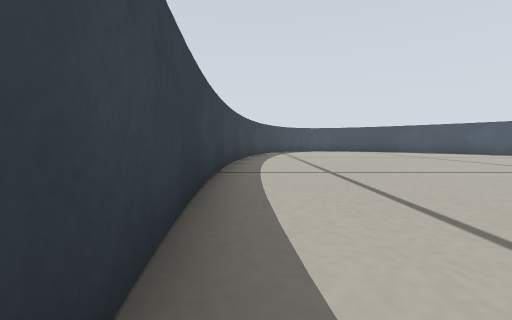
view 1 (above)

16 first-person views from a walk through a Gazebo world. The camera is 0.12 m above the floor, tilts 4° down and sees 90° across. The floor is counted in squares, 0.2 m on a side. Each view is taken from the middle of a square. On the plan, view 1 faces up. The plan holds only what a view shows up to about 9 squares ahead; the rest is blank. The place goes on beyond the plan.

view 2
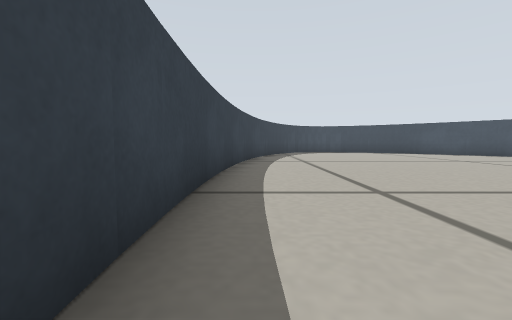

view 3
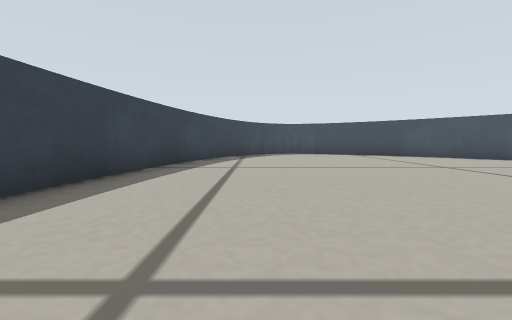

view 4
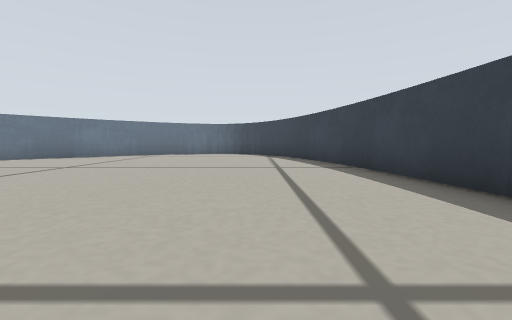

view 5
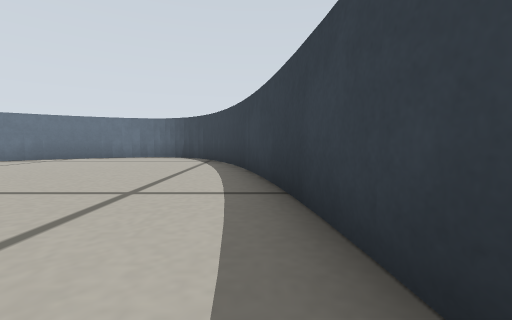

view 6
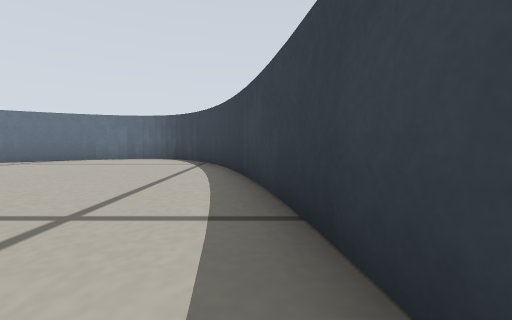

view 7
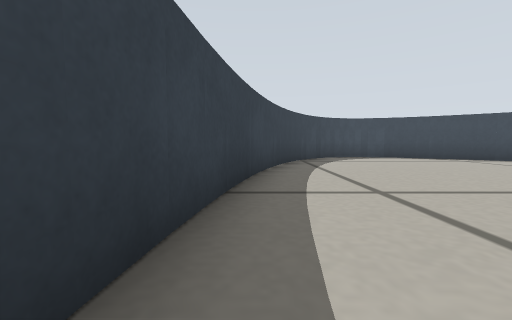

view 8
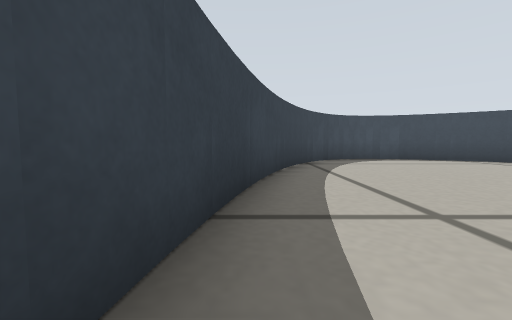

view 9
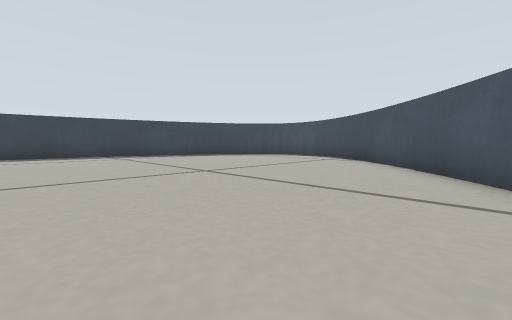

view 10
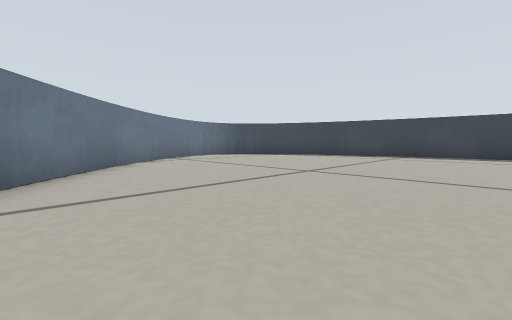

view 11
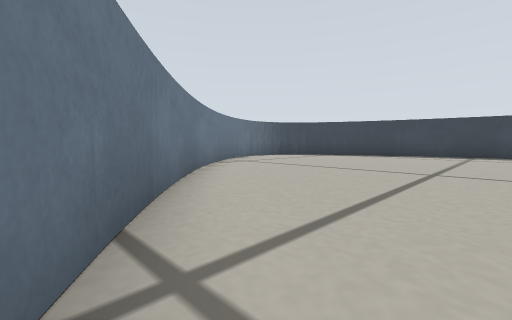

view 12
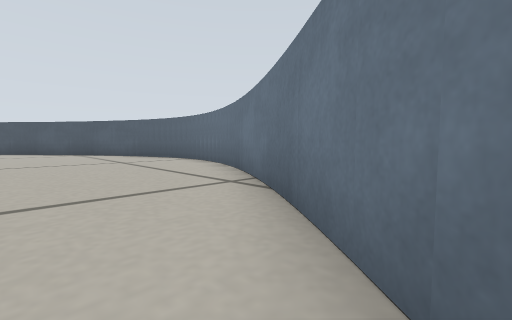

view 13
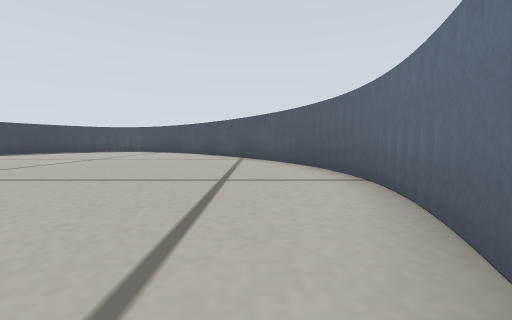

view 14
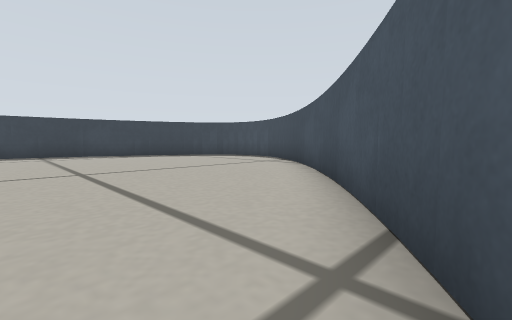

view 15
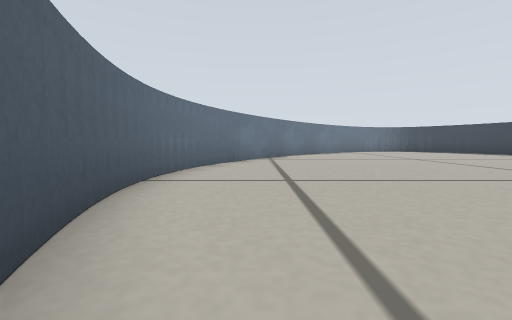

view 16
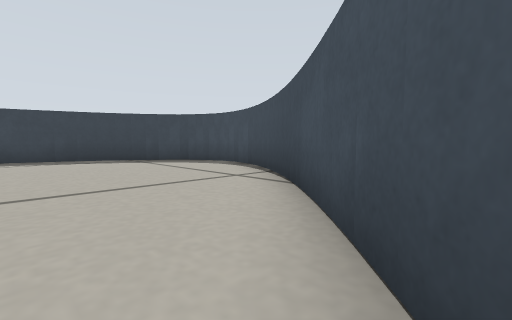

### Floor plan
Points are (right, up) in squares from view 1. A wall is a line through its corners. A room is listed if a view was taken in it or the views show most of it. See-through windows are left out.
Room 1 (views 1, 2, 3, 4, 5, 6, 7, 8, 9, 10, 11, 12, 13, 14, 15, 16)
walls: (-0.8, 6.4) (-0.7, 3.3); (-0.8, 3.3) (-0.1, -1.7); (12.5, 1) (12.8, 1.4); (13.4, 3) (13.7, 4.1); (13.5, 6.7) (12.9, 8.5); (12.9, 8.4) (12.6, 8.9); (12.7, 8.8) (11.3, 11.2); (13.7, 4.5) (13.8, 5.3); (12.8, 1.3) (13.5, 3.1); (13.7, 4) (13.8, 4.7); (13.7, 6.1) (13.5, 6.8); (13.8, 5.1) (13.7, 5.6); (13.8, 5.4) (13.6, 6.2); (11.4, 11.1) (8.7, 14.2); (11.1, -1.4) (12.6, 1); (-0.2, 11.4) (-0.8, 6.3); (0, -1.7) (0.5, -3.5); (8.8, 14.1) (8, 14.9); (8.5, -4.4) (11.2, -1.3); (0.5, -3.3) (0.9, -4.5); (8.1, 14.8) (6.2, 16.2); (0.6, 13.7) (-0.1, 11.3); (0.9, -4.4) (1.4, -5.3); (1, 14.7) (0.6, 13.6); (6.3, 16.1) (5.5, 16.6); (1.4, -5.2) (1.8, -5.9); (6, -6.3) (7.8, -5) (8.5, -4.3); (1.5, 15.4) (1, 14.5); (5.6, 16.5) (4.9, 16.8) (4.3, 17); (1.8, -5.8) (2.3, -6.4); (5.3, -6.6) (6.1, -6.2); (4.8, -6.9) (5.4, -6.6); (4.5, 16.9) (3.8, 17); (2.4, 16.5) (1.9, 16) (1.4, 15.3); (4.1, -7) (4.8, -6.8)

Positions as (right, up) in squares from view 1, and headings:
1: (0, 0), facing up
2: (0, 2), facing up
3: (2, 4), facing up
4: (2, 6), facing down
5: (0, 3), facing down
6: (0, 2), facing down
7: (0, 7), facing up
8: (0, 8), facing up
9: (11, 7), facing up-left
10: (11, 3), facing down-left
11: (12, 1), facing down-left
12: (9, -3), facing up-right
13: (12, 1), facing up
14: (12, 9), facing up-left
15: (12, 9), facing down
16: (10, 12), facing up-left
